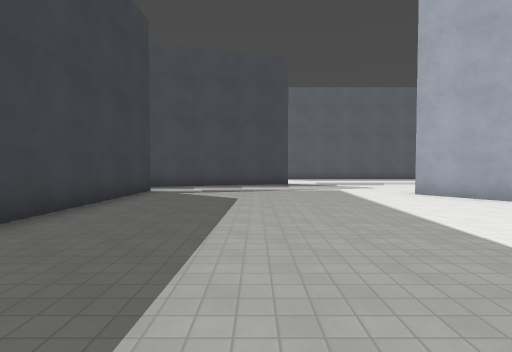
view 1 (above)

13 first-person views from a walk through a 3-D level made in the Godot game engine. The camera is 1.5 m above the floor, tilts 2° down and sees 80° across. The floor is counted in squares, 2 m on a side. Each view is taken from the middle of a square. On the plan, view 1 faces up. The plan holds only what a view shows up to about 10 squares ahead; the rest is blank. The place goes on beyond the plan. Surface patterns are stand-ins for the level's own textures.

view 2
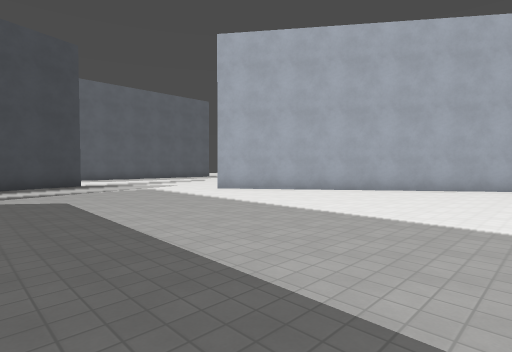

view 3
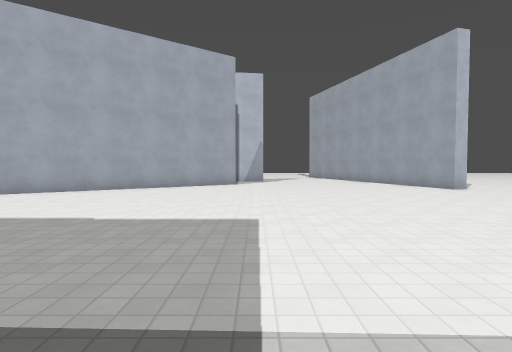

view 4
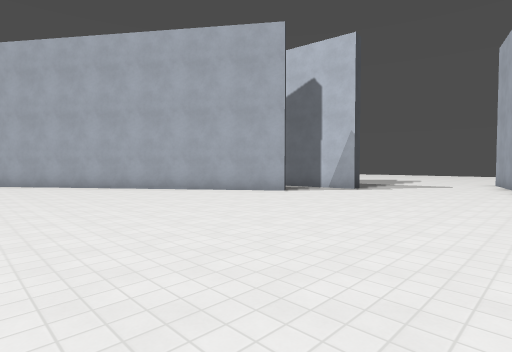

view 5
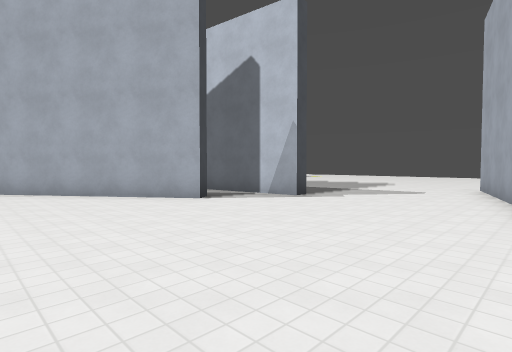

view 6
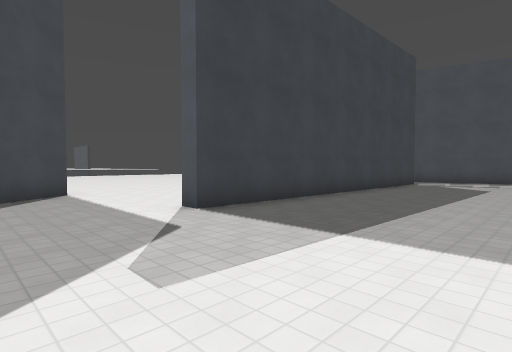

view 7
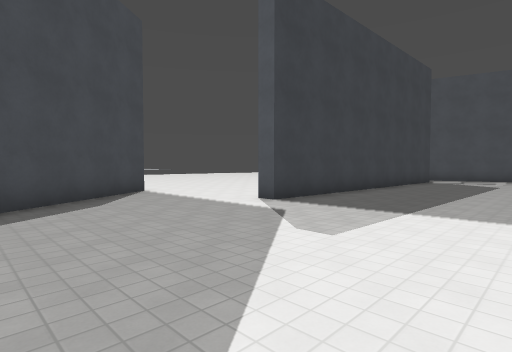

view 8
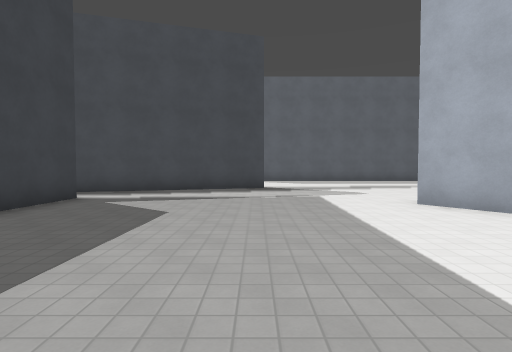

view 9
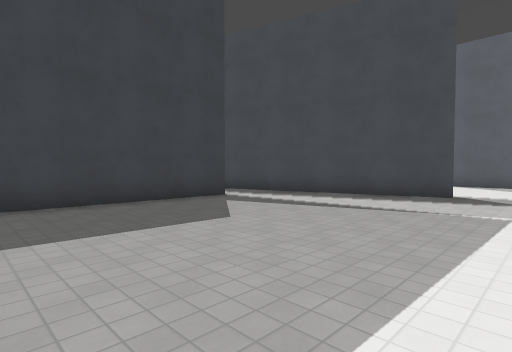

view 10
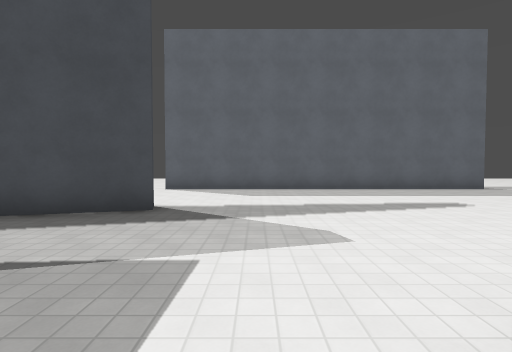

view 11
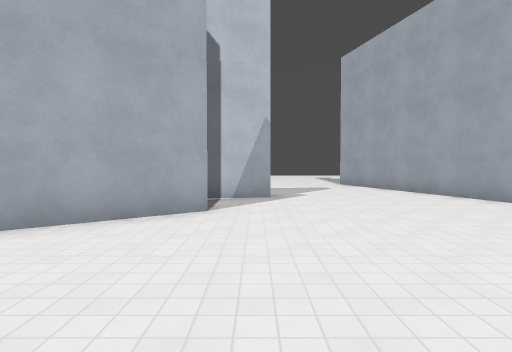

view 12
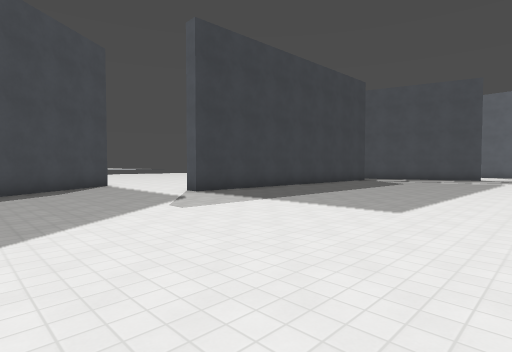

view 13
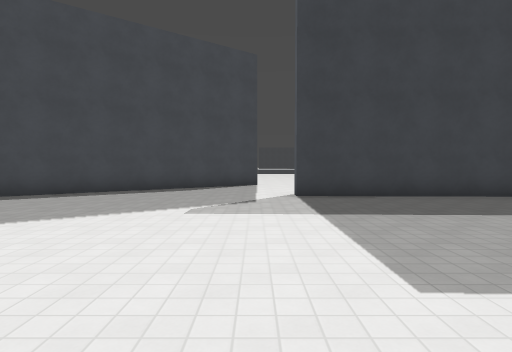

### Floor plan
Points are (right, up) in squares from view 1. A wall is a line through its corners. A room is listed if a view was taken in it or the views show most of it. See-through windows are left out.
Room 1 (views 1, 2, 3, 4, 5, 6, 7, 8, 9, 10, 11, 12, 13)
walls: (10.4, 0.1) (10, -0.2) (4.1, 7.9); (12.7, -1.3) (12.1, -1.3) (11.9, 0.6); (11, -6.1) (14.8, -5); (-6.8, -3.1) (-4.4, -6.5); (-3.1, 9.1) (-3.4, -1) (-4, -1); (1.4, 12.1) (-3.8, 10.6)
ways out: opening at (-5.3, -2); opening at (-3, 9); opening at (3, 10.2); opening at (12.8, -2.2)

Where each view was taken, in squares from view 1:
view 1: 0 up, 0 right, facing up
view 2: 0 up, 2 left, facing up-right
view 3: 1 down, 2 left, facing right
view 4: 6 down, 3 right, facing up-right
view 5: 6 down, 6 right, facing up-right
view 6: 4 down, 1 right, facing up-left
view 7: 6 down, 1 right, facing up-left
view 8: 2 up, 1 right, facing up
view 9: 4 up, 3 right, facing up-left
view 10: 7 up, 3 right, facing up
view 11: 1 down, 5 right, facing right
view 12: 6 down, 4 right, facing up-left
view 13: 2 down, 4 right, facing left
